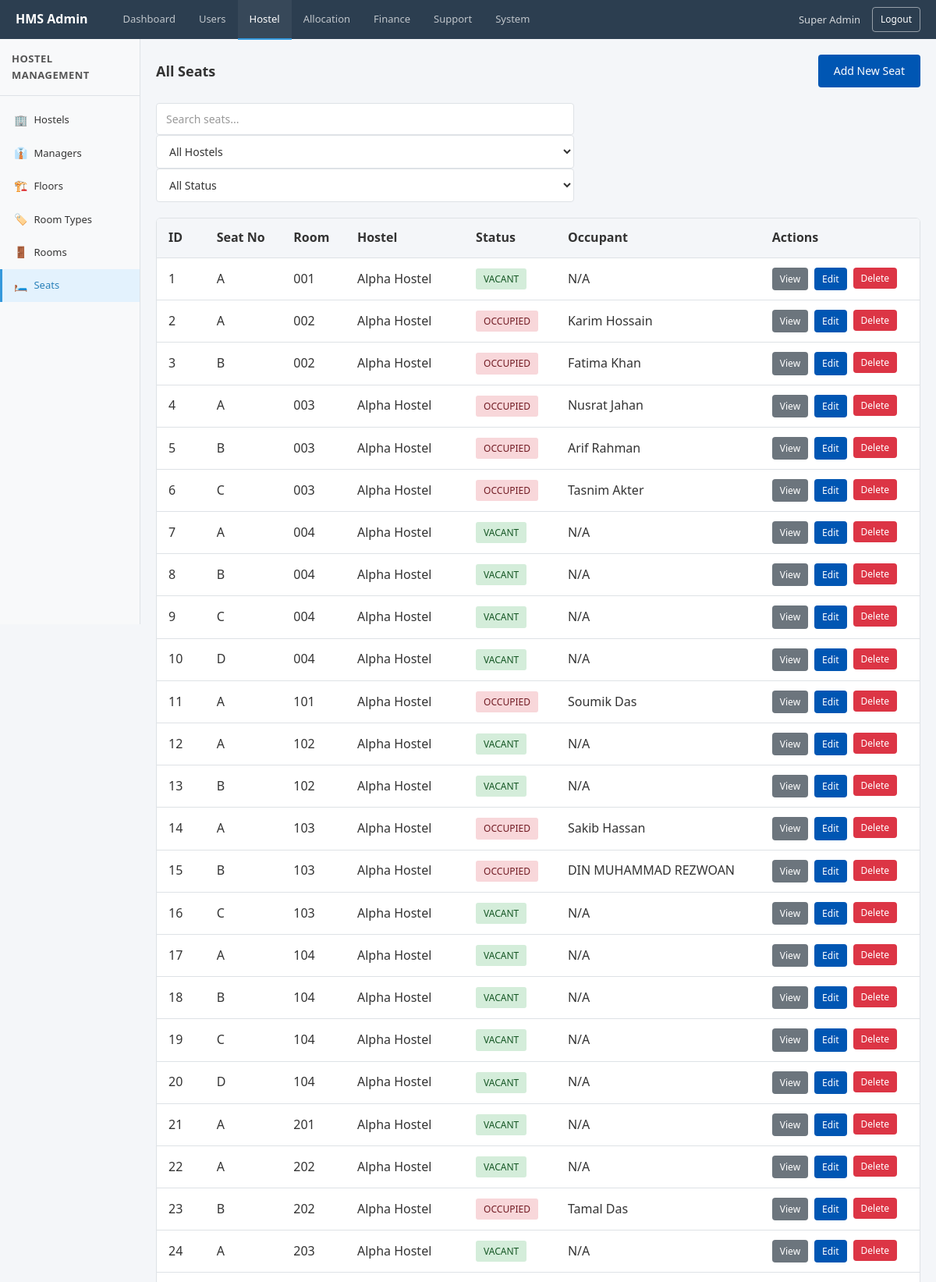
Page /index.php?page=admin_seats (signed in, upper part) on the committed database.
### tables this page shows
CREATE TABLE `seats` (
  `id` bigint UNSIGNED NOT NULL,
  `room_id` bigint UNSIGNED NOT NULL,
  `seat_label` varchar(20) NOT NULL,
  `status` enum('ACTIVE','INACTIVE') NOT NULL DEFAULT 'ACTIVE'
);

CREATE TABLE `rooms` (
  `id` bigint UNSIGNED NOT NULL,
  `floor_id` bigint UNSIGNED NOT NULL,
  `room_type_id` bigint UNSIGNED NOT NULL,
  `room_no` varchar(30) NOT NULL,
  `capacity` int NOT NULL,
  `status` enum('ACTIVE','MAINTENANCE','INACTIVE') NOT NULL DEFAULT 'ACTIVE',
  `created_at` datetime NOT NULL DEFAULT CURRENT_TIMESTAMP
);

CREATE TABLE `hostels` (
  `id` bigint UNSIGNED NOT NULL,
  `name` varchar(120) NOT NULL,
  `code` varchar(50) NOT NULL,
  `address` text,
  `status` enum('ACTIVE','INACTIVE') NOT NULL DEFAULT 'ACTIVE',
  `created_at` datetime NOT NULL DEFAULT CURRENT_TIMESTAMP,
  `updated_at` datetime NOT NULL DEFAULT CURRENT_TIMESTAMP ON UPDATE CURRENT_TIMESTAMP
);

CREATE TABLE `users` (
  `id` bigint UNSIGNED NOT NULL,
  `name` varchar(100) NOT NULL,
  `email` varchar(191) NOT NULL,
  `phone` varchar(30) DEFAULT NULL,
  `password_hash` varchar(255) NOT NULL,
  `status` enum('ACTIVE','INACTIVE','LOCKED') NOT NULL DEFAULT 'ACTIVE',
  `created_at` datetime NOT NULL DEFAULT CURRENT_TIMESTAMP,
  `updated_at` datetime NOT NULL DEFAULT CURRENT_TIMESTAMP ON UPDATE CURRENT_TIMESTAMP,
  `last_login_at` datetime DEFAULT NULL
);

### app/Controllers/Admin/AdminSeatController.php (called while the page is built, shortened)
<?php
require_once __DIR__ . '/../../Models/AdminModel.php';
$action = isset($_GET['action']) ? $_GET['action'] : 'seats';
$data = [];
if ($action === 'view') {
    $id = (int)$_GET['id'];
    $data['seat'] = getSeatById($id);
    $pageTitle = 'View Seat';
} elseif ($action === 'edit') {
    $id = (int)$_GET['id'];
    $data['seat'] = getSeatById($id);
    $pageTitle = 'View Seat';
} elseif ($action === 'edit') {
    $id = (int)$_GET['id'];
    $data['seat'] = getSeatById($id);
    $pageTitle = 'Edit Seat';
} elseif ($action === 'add') {
    $pageTitle = 'Add New Seat';
    $data['hostels'] = getAllHostels();
    $data['floors'] = getAllFloors();
    $data['rooms'] = getAllRooms();
} else {
    $data['seats'] = getAllSeats();
    $data['rooms'] = getAllRooms();
}
require_once __DIR__ . '/../../Views/Admin/SeatView.php';

### app/Models/AdminModel.php (called while the page is built, shortened)
<?php
function getAllRooms() {
    $conn = dbConnect();
    $sql = "SELECT r.*, f.floor_no, f.label as floor_label, h.name as hostel_name, rt.name as room_type_name
            FROM rooms r
            JOIN floors f ON r.floor_id = f.id
            JOIN hostels h ON f.hostel_id = h.id
            JOIN room_types rt ON r.room_type_id = rt.id
            ORDER BY h.name, f.floor_no, r.room_no";
    $result = mysqli_query($conn, $sql);
    $rooms = mysqli_fetch_all($result, MYSQLI_ASSOC);
    return $rooms;
}
function getAllSeats() {
    $conn = dbConnect();
    $sql = "SELECT s.*, r.room_no, f.floor_no, h.name as hostel_name,
                   u.name as occupant_name, u.email as occupant_email,
                   a.id as allocation_id,
                   CASE
                       WHEN a.id IS NOT NULL AND a.status = 'ACTIVE' THEN 'OCCUPIED'
                       ELSE 'VACANT'
                   END as actual_status
            FROM seats s
            JOIN rooms r ON s.room_id = r.id
            JOIN floors f ON r.floor_id = f.id
            JOIN hostels h ON f.hostel_id = h.id
            LEFT JOIN allocations a ON s.id = a.seat_id AND a.status = 'ACTIVE'
            LEFT JOIN users u ON a.student_user_id = u.id
            ORDER BY h.name, f.floor_no, r.room_no, s.seat_label";
    $result = mysqli_query($conn, $sql);
    $seats = mysqli_fetch_all($result, MYSQLI_ASSOC);
    return $seats;
}

### app/Views/Admin/SeatView.php (the view, shortened to what this page needs)
<!DOCTYPE html>
<html lang="en">
<head>
    <link rel="stylesheet" href="public/assets/css/style.css">
    <link rel="stylesheet" href="app/Views/Admin/css/admin.css">
</head>
<body>
    <?php include __DIR__ . '/partials/header.php'; ?>
    <div class="admin-layout">
        <?php include __DIR__ . '/partials/sidebar.php'; ?>
        <main class="admin-main">
            <div class="admin-content">
                <?php if ($action === 'add'): ?>
                    <div class="breadcrumb">
                        <a href="index.php?page=admin_seats">Seats</a>
                        <span>/</span>
                        <span class="current">Add New Seat</span>
                    </div>
                    <div class="form-card">
                        <h3>Add New Seat</h3>
                        <form action="index.php?page=admin_seats" method="POST">
                            <input type="hidden" name="form_action" value="create_seat">
                            <div class="form-row">
                                <div class="form-group">
                                    <label for="hostel_id">Hostel <span class="required">*</span></label>
                                    <select id="hostel_id" name="hostel_id" class="form-control" required>
                                        <option value="">Select Hostel</option>
                                        <?php if (!empty($data['hostels'])): ?>
                                            <?php foreach ($data['hostels'] as $hostel): ?>
                                                <option value="<?php echo (int)$hostel['id']; ?>">
                                                    <?php echo htmlspecialchars($hostel['name']); ?>
                                                </option>
                                            <?php endforeach; ?>
                                        <?php endif; ?>
                                    </select>
                                </div>
                                <div class="form-group">
                                    <label for="floor_id">Floor <span class="required">*</span></label>
                                    <select id="floor_id" name="floor_id" class="form-control" required disabled>
                                        <option value="">Select Hostel First</option>
                                    </select>
                                    <span class="form-hint">Select a hostel to load floors</span>
                                </div>
                            </div>
                            <div class="form-group">
                                <label for="room_id">Room <span class="required">*</span></label>
                                <select id="room_id" name="room_id" class="form-control" required disabled>
                                    <option value="">Select Floor First</option>
                                </select>
                                <span class="form-hint">Only rooms with available capacity are shown</span>
                            </div>
                            <div class="form-row">
                                <div class="form-group">
                                    <label for="seat_label">Seat Label <span class="required">*</span></label>
                                    <input type="text" id="seat_label" name="seat_label" class="form-control" required placeholder="e.g., A, B, C">
                                    <span class="form-hint">Auto-generated when room is selected. You can modify if needed.</span>
                                </div>
                                <div class="form-group">
                                    <label for="status">Status <span class="required">*</span></label>
                                    <select id="status" name="status" class="form-control" required>
                                        <option value="ACTIVE" selected>Active</option>
                                        <option value="INACTIVE">Inactive</option>
                                    </select>
                                </div>
                            </div>
                            <div id="capacity-info" class="alert alert-info" style="display:none; margin-bottom: 15px;">
                                <strong>Room Capacity:</strong> <span id="capacity-text"></span>
                            </div>
                            <div class="form-actions">
                                <button type="submit" class="btn btn-primary">Create Seat</button>
                                <a href="index.php?page=admin_seats" class="btn btn-secondary">Cancel</a>
                            </div>
                        </form>
                    </div>
                <?php else: ?>
                    <div class="page-header">
                        <h2>All Seats</h2>
                        <a href="index.php?page=admin_seats&action=add" class="btn btn-primary">Add New Seat</a>
                    </div>
                    <div class="filter-bar">
                        <div class="filter-form">
                            <input type="text" id="seatSearch" class="form-control" placeholder="Search seats..." data-table-search="seatsTable">
                            <select id="hostelFilter" class="form-control" data-filter-table="seatsTable" data-filter-column="3">
                                <option value="">All Hostels</option>
                            </select>
                            <select id="statusFilter" class="form-control" data-filter-table="seatsTable" data-filter-column="4">
                                <option value="">All Status</option>
                            </select>
                        </div>
                    </div>
                    <div class="table-card">
                        <div class="table-responsive">
                            <table class="table" id="seatsTable">
                                <thead>
                                    <tr>
                                        <th>ID</th>
                                        <th>Seat No</th>
                                        <th>Room</th>
                                        <th>Hostel</th>
                                        <th>Status</th>
                                        <th>Occupant</th>
                                        <th>Actions</th>
                                    </tr>
                                </thead>
                                <tbody>
                                    <?php if (!empty($data['seats'])): ?>
                                        <?php foreach ($data['seats'] as $seat): ?>
                                            <tr>
                                                <td><?php echo (int)$seat['id']; ?></td>
                                                <td><?php echo htmlspecialchars($seat['seat_label'] ?? ''); ?></td>
                                                <td><?php echo htmlspecialchars($seat['room_no'] ?? ''); ?></td>
                                                <td><?php echo htmlspecialchars($seat['hostel_name'] ?? ''); ?></td>
                                                <td>
                                                    <?php
                                                    $actualStatus = $seat['actual_status'] ?? 'VACANT';
                                                    $statusClass = 'badge-success';
                                                    if ($actualStatus === 'OCCUPIED') {
                                                        $statusClass = 'badge-danger';
                                                    }
                                                    ?>
                                                    <span class="badge <?php echo $statusClass; ?>">
                                                        <?php echo htmlspecialchars($actualStatus); ?>
                                                    </span>
                                                </td>
                                                <td><?php echo htmlspecialchars($seat['occupant_name'] ?? 'N/A'); ?></td>
                                                <td>
                                                    <div class="action-btns">
                                                        <a href="index.php?page=admin_seats&action=view&id=<?php echo (int)$seat['id']; ?>" class="btn btn-sm btn-secondary">View</a>
                                                        <a href="index.php?page=admin_seats&action=edit&id=<?php echo (int)$seat['id']; ?>" class="btn btn-sm btn-primary">Edit</a>
                                                        <form action="index.php?page=admin_seats" method="POST" style="display:inline;" onsubmit="return confirm('Delete this seat?');">
                                                            <button type="submit" class="btn btn-sm btn-danger">Delete</button>
                                                        </form>
                                                    </div>
                                                </td>
                                            </tr>
                                        <?php endforeach; ?>
                                    <?php else: ?>
                                        <tr>
                                            <td colspan="7" class="empty-state">No seats found</td>
                                        </tr>
                                    <?php endif; ?>
                                </tbody>
                            </table>
                        </div>
                    </div>
                <?php endif; ?>
            </div>
        </main>
    </div>
</body>
</html>

### public/assets/css/style.css (style rules this page uses)
:root { --primary: #0056b3; --primary-hover: #004494; --background: #f4f6f9; --surface: #ffffff; --text-primary: #333333; --text-secondary: #555555; --border: #dee2e6; --success: #28a745; --error: #dc3545; --warning: #ffc107; --shadow: 0 2px 4px rgba(0, 0, 0, 0.1); }
* { margin: 0; padding: 0; box-sizing: border-box; }
body { font-family: 'Segoe UI', Tahoma, Geneva, Verdana, sans-serif; background-color: var(--background); color: var(--text-primary); line-height: 1.6; min-height: 100vh; }
h1, h2, h3, h4, h5, h6 { color: var(--text-primary); margin-bottom: 15px; font-weight: 600; }
h2 { font-size: 24px; }
.form-control { width: 100%; padding: 10px 12px; font-family: inherit; font-size: 14px; color: var(--text-primary); background-color: var(--surface); border: 1px solid var(--border); border-radius: 4px; }
.form-control::placeholder { color: #999; }
select.form-control { cursor: pointer; }
.btn { display: inline-block; padding: 10px 20px; font-family: inherit; font-size: 14px; font-weight: 500; text-align: center; border: none; border-radius: 4px; cursor: pointer; }
.btn-primary { background-color: var(--primary); color: #ffffff; }
.btn-secondary { background-color: #6c757d; color: #ffffff; }
.btn-danger { background-color: var(--error); color: #ffffff; }
.table-responsive { overflow-x: auto; }
.table { width: 100%; border-collapse: collapse; background: var(--surface); }
.table th, .table td { padding: 12px 15px; text-align: left; border-bottom: 1px solid var(--border); }
.table th { background-color: var(--background); font-weight: 600; color: var(--text-primary); }
.badge { display: inline-block; padding: 4px 10px; font-size: 12px; font-weight: 500; border-radius: 3px; }
.badge-success { background-color: #d4edda; color: #155724; }
.badge-danger { background-color: #f8d7da; color: #721c24; }

### app/Views/Admin/css/admin.css (style rules this page uses)
.admin-layout { display: flex; padding-top: 50px; min-height: 100vh; }
.admin-main { flex: 1; margin-left: 180px; background-color: var(--background); min-height: calc(100vh - 50px); }
.admin-content { padding: 20px; }
.page-header { display: flex; justify-content: space-between; align-items: center; margin-bottom: 20px; }
.page-header h2 { margin: 0; font-size: 18px; }
.table-card { background: var(--surface); border: 1px solid var(--border); border-radius: 6px; overflow: hidden; }
.action-btns { display: flex; gap: 8px; }
.btn-sm { padding: 5px 10px; font-size: 12px; }
.filter-bar { display: flex; gap: 15px; margin-bottom: 20px; flex-wrap: wrap; align-items: center; }
.filter-bar select { min-width: 150px; }

### rows in the picture
seats: id "1", seat_label "A", room.room_no "001", hostels.name "Alpha Hostel", actualStatus "VACANT", occupant_name "N/A"
seats: id "2", seat_label "A", room.room_no "002", hostels.name "Alpha Hostel", actualStatus "OCCUPIED", users.name "Karim Hossain"
seats: id "3", seat_label "B", room.room_no "002", hostels.name "Alpha Hostel", actualStatus "OCCUPIED", users.name "Fatima Khan"
seats: id "4", seat_label "A", room.room_no "003", hostels.name "Alpha Hostel", actualStatus "OCCUPIED", users.name "Nusrat Jahan"
seats: id "5", seat_label "B", room.room_no "003", hostels.name "Alpha Hostel", actualStatus "OCCUPIED", users.name "Arif Rahman"
seats: id "6", seat_label "C", room.room_no "003", hostels.name "Alpha Hostel", actualStatus "OCCUPIED", users.name "Tasnim Akter"
seats: id "7", seat_label "A", room.room_no "004", hostels.name "Alpha Hostel", actualStatus "VACANT", occupant_name "N/A"
seats: id "8", seat_label "B", room.room_no "004", hostels.name "Alpha Hostel", actualStatus "VACANT", occupant_name "N/A"
seats: id "9", seat_label "C", room.room_no "004", hostels.name "Alpha Hostel", actualStatus "VACANT", occupant_name "N/A"
seats: id "10", seat_label "D", room.room_no "004", hostels.name "Alpha Hostel", actualStatus "VACANT", occupant_name "N/A"
seats: id "11", seat_label "A", room.room_no "101", hostels.name "Alpha Hostel", actualStatus "OCCUPIED", users.name "Soumik Das"
seats: id "12", seat_label "A", room.room_no "102", hostels.name "Alpha Hostel", actualStatus "VACANT", occupant_name "N/A"
seats: id "13", seat_label "B", room.room_no "102", hostels.name "Alpha Hostel", actualStatus "VACANT", occupant_name "N/A"
seats: id "14", seat_label "A", room.room_no "103", hostels.name "Alpha Hostel", actualStatus "OCCUPIED", users.name "Sakib Hassan"
seats: id "15", seat_label "B", room.room_no "103", hostels.name "Alpha Hostel", actualStatus "OCCUPIED", users.name "DIN MUHAMMAD REZWOAN"
seats: id "16", seat_label "C", room.room_no "103", hostels.name "Alpha Hostel", actualStatus "VACANT", occupant_name "N/A"
seats: id "17", seat_label "A", room.room_no "104", hostels.name "Alpha Hostel", actualStatus "VACANT", occupant_name "N/A"
seats: id "18", seat_label "B", room.room_no "104", hostels.name "Alpha Hostel", actualStatus "VACANT", occupant_name "N/A"
seats: id "19", seat_label "C", room.room_no "104", hostels.name "Alpha Hostel", actualStatus "VACANT", occupant_name "N/A"
seats: id "20", seat_label "D", room.room_no "104", hostels.name "Alpha Hostel", actualStatus "VACANT", occupant_name "N/A"
seats: id "21", seat_label "A", room.room_no "201", hostels.name "Alpha Hostel", actualStatus "VACANT", occupant_name "N/A"
seats: id "22", seat_label "A", room.room_no "202", hostels.name "Alpha Hostel", actualStatus "VACANT", occupant_name "N/A"
seats: id "23", seat_label "B", room.room_no "202", hostels.name "Alpha Hostel", actualStatus "OCCUPIED", users.name "Tamal Das"
seats: id "24", seat_label "A", room.room_no "203", hostels.name "Alpha Hostel", actualStatus "VACANT", occupant_name "N/A"

### other values in the picture
$_SESSION['user_name'] "Super Admin"
$sidebarTitle "HOSTEL MANAGEMENT"
$link['icon'] "🏢"
$link['label'] "Hostels"
$link['icon'] "👔"
$link['label'] "Managers"
$link['icon'] "🏗️"
$link['label'] "Floors"
$link['icon'] "🏷️"
$link['label'] "Room Types"
$link['icon'] "🚪"
$link['label'] "Rooms"
$link['icon'] "🛏️"
$link['label'] "Seats"
